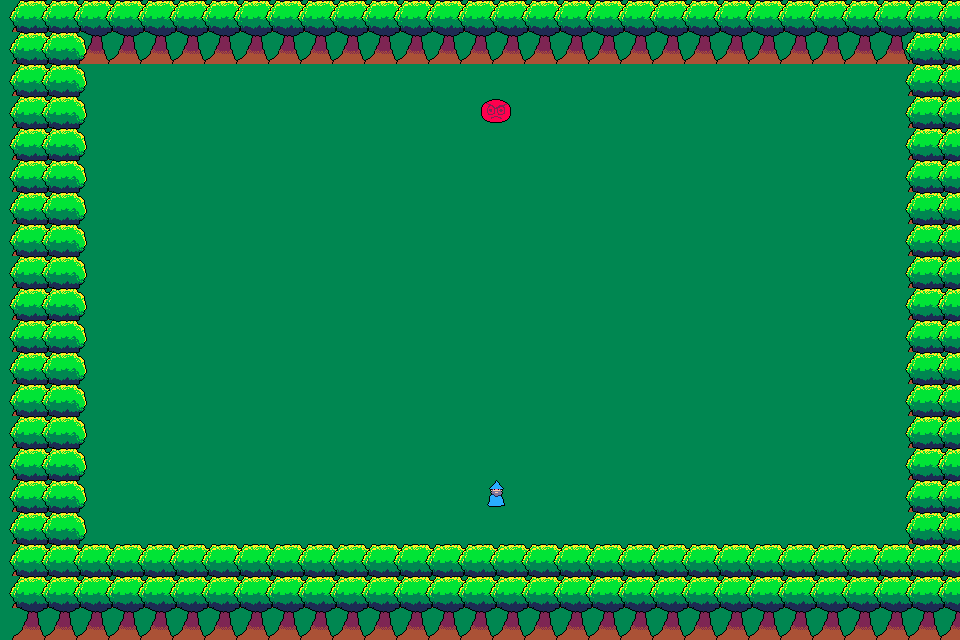

Tiled map render using the project's own tile images. Description and the whole map definition, tile-layer contents included, below:
An orthogonal 30x20 tile map with 32x32 px tiles, 2 tile layers (Tile Layer 2, Object Layer).

<map version="1.9" tiledversion="1.9.2" orientation="orthogonal" renderorder="right-down" width="30" height="20" tilewidth="32" tileheight="32" infinite="0" nextlayerid="3" nextobjectid="1">
 <tileset firstgid="1" source="Celestilyne.tsx" />
 <layer id="2" name="Tile Layer 2" width="30" height="20">
  <data encoding="csv">
8,8,8,8,8,8,8,8,8,8,8,8,8,8,8,8,8,8,8,8,8,8,8,8,8,8,8,8,8,8,
8,8,8,8,8,8,8,8,8,8,8,8,8,8,8,8,8,8,8,8,8,8,8,8,8,8,8,8,8,8,
8,8,8,8,8,8,8,8,8,8,8,8,8,8,8,8,8,8,8,8,8,8,8,8,8,8,8,8,8,8,
8,8,8,8,8,8,8,8,8,8,8,8,8,8,8,8,8,8,8,8,8,8,8,8,8,8,8,8,8,8,
8,8,8,8,8,8,8,8,8,8,8,8,8,8,8,8,8,8,8,8,8,8,8,8,8,8,8,8,8,8,
8,8,8,8,8,8,8,8,8,8,8,8,8,8,8,8,8,8,8,8,8,8,8,8,8,8,8,8,8,8,
8,8,8,8,8,8,8,8,8,8,8,8,8,8,8,8,8,8,8,8,8,8,8,8,8,8,8,8,8,8,
8,8,8,8,8,8,8,8,8,8,8,8,8,8,8,8,8,8,8,8,8,8,8,8,8,8,8,8,8,8,
8,8,8,8,8,8,8,8,8,8,8,8,8,8,8,8,8,8,8,8,8,8,8,8,8,8,8,8,8,8,
8,8,8,8,8,8,8,8,8,8,8,8,8,8,8,8,8,8,8,8,8,8,8,8,8,8,8,8,8,8,
8,8,8,8,8,8,8,8,8,8,8,8,8,8,8,8,8,8,8,8,8,8,8,8,8,8,8,8,8,8,
8,8,8,8,8,8,8,8,8,8,8,8,8,8,8,8,8,8,8,8,8,8,8,8,8,8,8,8,8,8,
8,8,8,8,8,8,8,8,8,8,8,8,8,8,8,8,8,8,8,8,8,8,8,8,8,8,8,8,8,8,
8,8,8,8,8,8,8,8,8,8,8,8,8,8,8,8,8,8,8,8,8,8,8,8,8,8,8,8,8,8,
8,8,8,8,8,8,8,8,8,8,8,8,8,8,8,8,8,8,8,8,8,8,8,8,8,8,8,8,8,8,
8,8,8,8,8,8,8,8,8,8,8,8,8,8,8,8,8,8,8,8,8,8,8,8,8,8,8,8,8,8,
8,8,8,8,8,8,8,8,8,8,8,8,8,8,8,8,8,8,8,8,8,8,8,8,8,8,8,8,8,8,
8,8,8,8,8,8,8,8,8,8,8,8,8,8,8,8,8,8,8,8,8,8,8,8,8,8,8,8,8,8,
8,8,8,8,8,8,8,8,8,8,8,8,8,8,8,8,8,8,8,8,8,8,8,8,8,8,8,8,8,8,
8,8,8,8,8,8,8,8,8,8,8,8,8,8,8,8,8,8,8,8,8,8,8,8,8,8,8,8,8,8
</data>
 </layer>
 <layer id="1" name="Object Layer" width="30" height="20">
  <data encoding="csv">
7,7,7,7,7,7,7,7,7,7,7,7,7,7,7,7,7,7,7,7,7,7,7,7,7,7,7,7,7,7,
7,7,7,7,7,7,7,7,7,7,7,7,7,7,7,7,7,7,7,7,7,7,7,7,7,7,7,7,7,7,
7,7,0,0,0,0,0,0,0,0,0,0,0,0,0,0,0,0,0,0,0,0,0,0,0,0,0,0,7,7,
7,7,0,0,0,0,0,0,0,0,0,0,0,0,0,9,0,0,0,0,0,0,0,0,0,0,0,0,7,7,
7,7,0,0,0,0,0,0,0,0,0,0,0,0,0,0,0,0,0,0,0,0,0,0,0,0,0,0,7,7,
7,7,0,0,0,0,0,0,0,0,0,0,0,0,0,0,0,0,0,0,0,0,0,0,0,0,0,0,7,7,
7,7,0,0,0,0,0,0,0,0,0,0,0,0,0,0,0,0,0,0,0,0,0,0,0,0,0,0,7,7,
7,7,0,0,0,0,0,0,0,0,0,0,0,0,0,0,0,0,0,0,0,0,0,0,0,0,0,0,7,7,
7,7,0,0,0,0,0,0,0,0,0,0,0,0,0,0,0,0,0,0,0,0,0,0,0,0,0,0,7,7,
7,7,0,0,0,0,0,0,0,0,0,0,0,0,0,0,0,0,0,0,0,0,0,0,0,0,0,0,7,7,
7,7,0,0,0,0,0,0,0,0,0,0,0,0,0,0,0,0,0,0,0,0,0,0,0,0,0,0,7,7,
7,7,0,0,0,0,0,0,0,0,0,0,0,0,0,0,0,0,0,0,0,0,0,0,0,0,0,0,7,7,
7,7,0,0,0,0,0,0,0,0,0,0,0,0,0,0,0,0,0,0,0,0,0,0,0,0,0,0,7,7,
7,7,0,0,0,0,0,0,0,0,0,0,0,0,0,0,0,0,0,0,0,0,0,0,0,0,0,0,7,7,
7,7,0,0,0,0,0,0,0,0,0,0,0,0,0,0,0,0,0,0,0,0,0,0,0,0,0,0,7,7,
7,7,0,0,0,0,0,0,0,0,0,0,0,0,0,6,0,0,0,0,0,0,0,0,0,0,0,0,7,7,
7,7,0,0,0,0,0,0,0,0,0,0,0,0,0,0,0,0,0,0,0,0,0,0,0,0,0,0,7,7,
7,7,0,0,0,0,0,0,0,0,0,0,0,0,0,0,0,0,0,0,0,0,0,0,0,0,0,0,7,7,
7,7,7,7,7,7,7,7,7,7,7,7,7,7,7,7,7,7,7,7,7,7,7,7,7,7,7,7,7,7,
7,7,7,7,7,7,7,7,7,7,7,7,7,7,7,7,7,7,7,7,7,7,7,7,7,7,7,7,7,7
</data>
 </layer>
</map>
